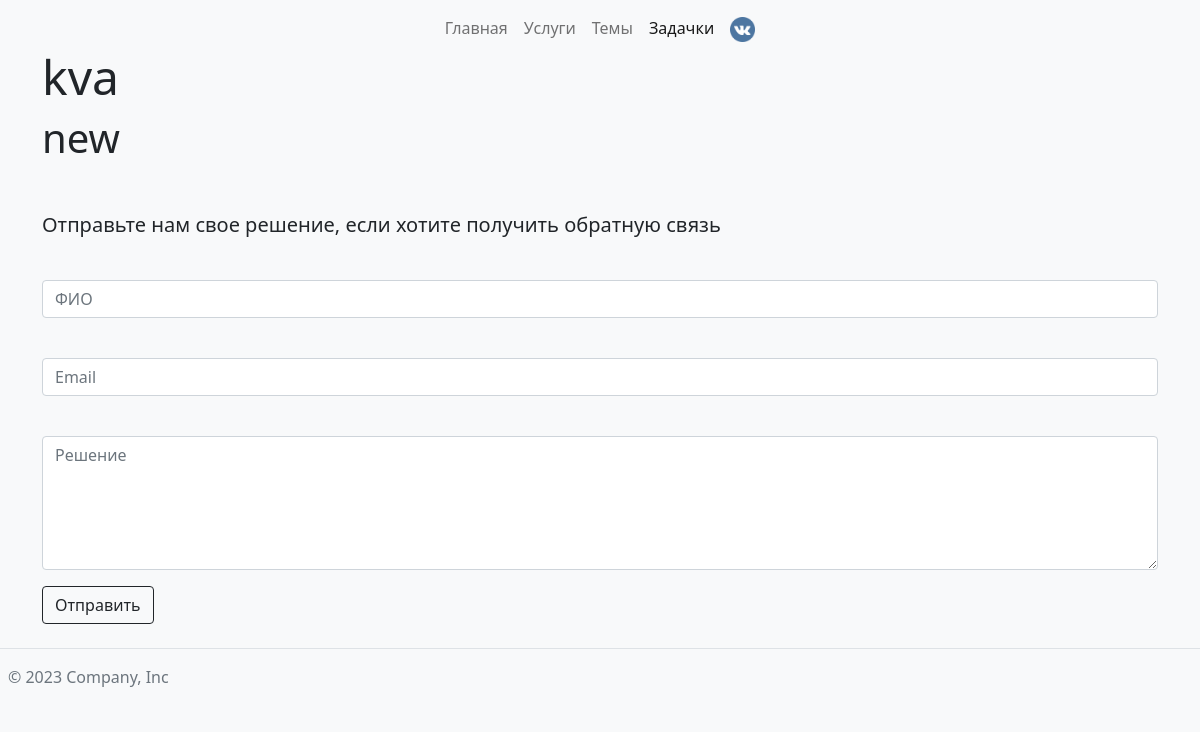
The page /task/ on the database as committed earlier.
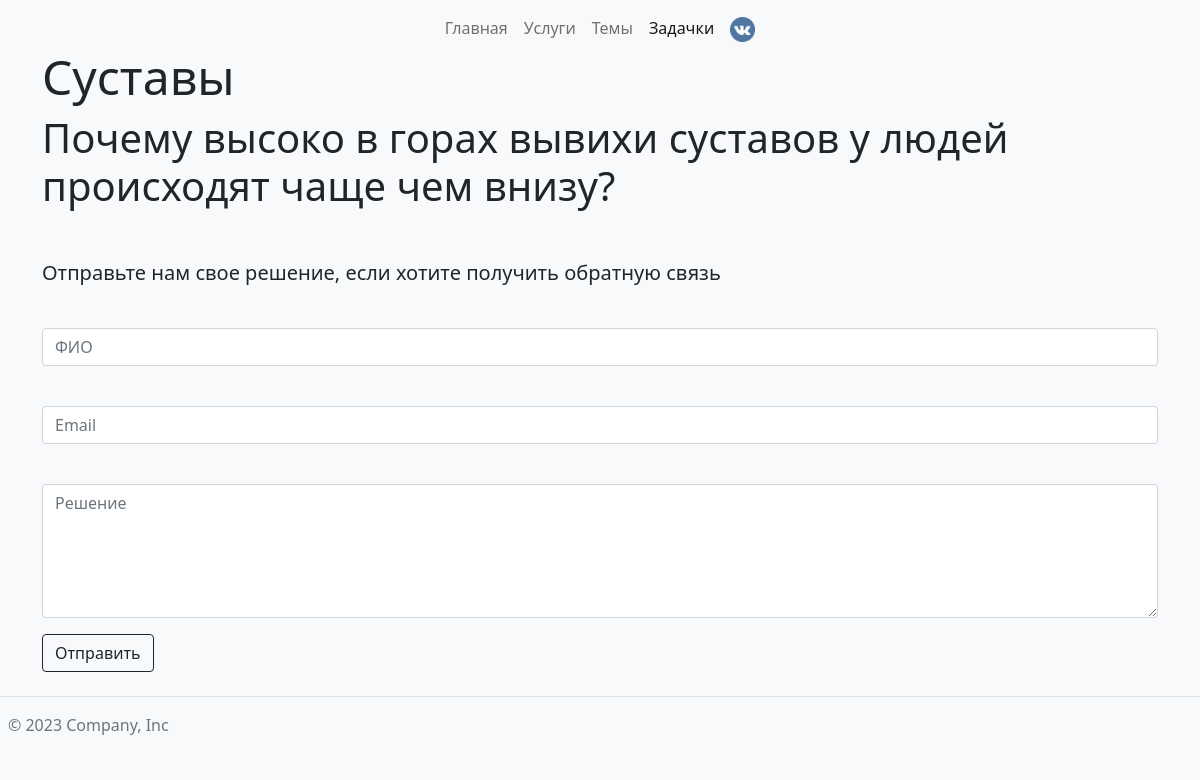
The same page on the database as committed later.
### atom/models.py (models this page shows, shortened)
class TaskModels(models.Model):
    description = models.CharField(max_length=5000)
    name = models.CharField(max_length=225)
    class Meta:
        verbose_name = "task"
        verbose_name_plural = "tasks"
        ordering = ('-id',)

### atom/views.py (the view, shortened to what this page needs)
# urls.py: path('task/', views.task, name='task'),
def task(request):
    if request.method == 'GET':
        task = TaskModels.objects.first()  # Получаем первую задачу из базы данных (вам нужно настроить логику выбора задачи)
        return render(request, 'task.html', {'task': task})

### atom/templates/task.html (shortened to what this page needs)
<!DOCTYPE html>
<html lang="en">
<head>
    <link href="https://cdn.jsdelivr.net/npm/bootstrap@5.0.2/dist/css/bootstrap.min.css" rel="stylesheet"
>
    <link rel="stylesheet" href="../static/main.css">
</head>
<body>
<nav class="navbar navbar-expand-lg navbar-light bg-light fixed-top">
    <div class="container-fluid">
        <div class="collapse navbar-collapse" id="navbarNav">
            <ul class="navbar-nav">
                <li class="nav-item">
                    <a class="nav-link" href="{% url 'atom:main' %}">Главная</a>
                </li>
                <li class="nav-item">
                    <a class="nav-link" href="{% url 'atom:service' %}">Услуги</a>
                </li>
                <li class="nav-item">
                    <a class="nav-link" href="{% url 'atom:topic' %}">Темы</a>
                </li>
                <li class="nav-item">
                    <a class="nav-link active" aria-current="page" href="{% url 'atom:task' %}">Задачки</a>
                </li>
                <li class="nav-item">
                    <a class="nav-link" href="https://vk.com/" target="_blank"><img src="../static/vk.png" height="25"></a>
                </li>
            </ul>
        </div>
    </div>
</nav>
<div class="container mt-5">
    <h1 class="display-5">{{ task.name }}</h1>
    <h1 class="display-6">{{ task.description }}</h1>
</div>
<div class="container mt-5">
    <form method="POST" action="{% url 'atom:task' %}">
        <p class="lead">Отправьте нам свое решение, если хотите получить обратную связь</p>
        <div class="mb-3">
            <input type="text" class="form-control" id="solutionName" name="name" required placeholder="ФИО">
        </div>
        <div class="mb-3">
            <input type="email" class="form-control" id="solutionEmail" name="email" required placeholder="Email">
        </div>
        <div class="mb-3">
            <textarea class="form-control" id="solutionDescription" name="description" rows="5" required
                      placeholder="Решение"></textarea>
        </div>
        <button type="submit" class="btn btn-outline-dark">Отправить</button>
    </form>
</div>
<footer class="d-flex flex-wrap justify-content-between align-items-center py-3 my-4 border-top">
    <div class="col-md-4 d-flex align-items-center">
        <span class="mb-3 mb-md-0 text-muted">© 2023 Company, Inc</span>
    </div>
</footer>
</body>
</html>

### atom/static/main.css (style rules this page uses)
.navbar-collapse { justify-content: center; }
body { background: #f8f9fa; }

Rows that differ between the two databases and show on the page:
removed TaskModels: name "kva", description "new"
added TaskModels: name "Суставы", description "Почему высоко в горах вывихи суставов у людей происходят чаще чем внизу?"
